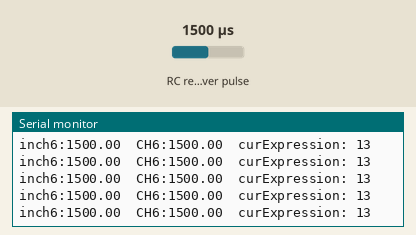
Recording of a sketch running on a simulated Arduino Uno, built with avr-gcc and run on an emulated ATmega328P. Parts: the last lines printed to the serial monitor. Wiring (inferred from the names in the program): RC receiver channel: data pin 12. The test bench sets the inputs (shaded band); at power-on: RC receiver pulse 1500 µs.

Above: at 1.2 s.
1.3 s: RC receiver pulse (sensor on pin 12) set to 1020 µs
At 2.3 s:
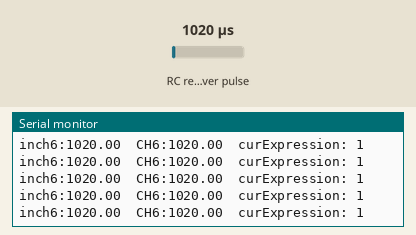
4.3 s: RC receiver pulse (sensor on pin 12) set to 1250 µs
At 5.3 s:
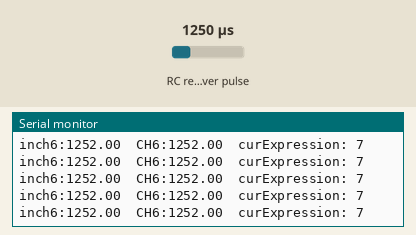
7.3 s: RC receiver pulse (sensor on pin 12) set to 1500 µs
At 7.9 s:
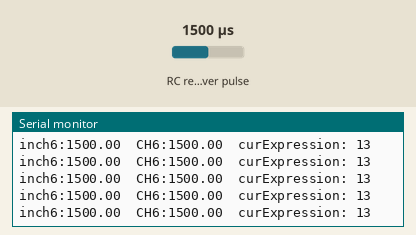
Timing chart, 0 to 9.8 s (numbered marks = the images above; inputs shaded):
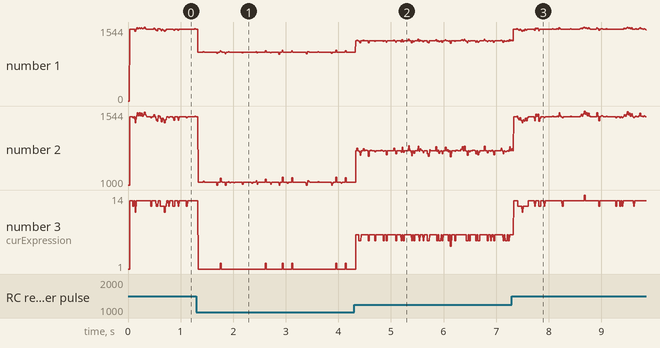

The sketch:

vrb_mapping_test.ino
```cpp
/**
 * Test for mapping the VRB knob to M-O's facial expressions
 */

#include <Wire.h>
#include <EnableInterrupt.h>

// Motor pin connections
const int ENA = A0;
const int IN1 = A1;
const int IN2 = A2;

#define RC_CH6  5

// Inputs from the RC receiver
#define RC_CH6_INPUT  12  // Expressions

#define RC_NUM_CHANNELS  6
uint16_t rc_values[RC_NUM_CHANNELS];
uint32_t rc_start[RC_NUM_CHANNELS];
volatile uint16_t rc_shared[RC_NUM_CHANNELS];

float inch6;
float CH6;

#define INPUT_SIZE 30

int curExpression = -1;
int newExpression;
int expressionMin = 1;
int expressionMax = 25;

void setup() {
  Serial.begin(115200);
  pinMode(RC_CH6_INPUT, INPUT);

  enableInterrupt(RC_CH6_INPUT, calc_ch6, CHANGE);
}

void loop() {
  rc_read_values();

  expressions();

  inch6 = rc_values[RC_CH6]; // read and store channel value from receiver

  text();
}

void expressions() {
  CH6 = inch6;
  CH6 = constrain(CH6, 1000, 2000);
  // There's a little jitter at the top end of the knob
  if (CH6 >= 1996) {
    CH6 = 2000;
  }
  newExpression = map(CH6, 1000, 2000, expressionMin, expressionMax);
  if (newExpression != curExpression) {
    curExpression = newExpression;
  }
}

// Below functions are to read the analog inputs and store the values from the RC receiver
void rc_read_values() {
  noInterrupts();
  memcpy(rc_values, (const void *)rc_shared, sizeof(rc_shared));
  interrupts();
}

void calc_input(uint8_t channel, uint8_t input_pin) {
  if (digitalRead(input_pin) == HIGH) {
    rc_start[channel] = micros();
  } else {
    uint16_t rc_compare = (uint16_t)(micros() - rc_start[channel]);
    rc_shared[channel] = rc_compare;
  }
}
////////////////////////////////////////////////////////////////////////////////////////

void calc_ch6() {
  calc_input(RC_CH6, RC_CH6_INPUT);
}

void text() {
  Serial.print("inch6:"); Serial.print(inch6); Serial.print("\t"); // uncomment these inch values to see the raw data from the receiver
  Serial.print("CH6:"); Serial.print(CH6); Serial.print("\t");
  Serial.print("curExpression: "); Serial.print(curExpression); Serial.print("\t");
  Serial.println("\t");
}
```

Measured:
- after the input at 4.3 s, the serial monitor: prints a new line at once (image 2)
- plotted number 1: 1020 → 1268 after the input at 4.3 s
- plotted number 2: 1020 → 1268 after the input at 4.3 s
- plotted number 3: 1 → 7 after the input at 4.3 s
